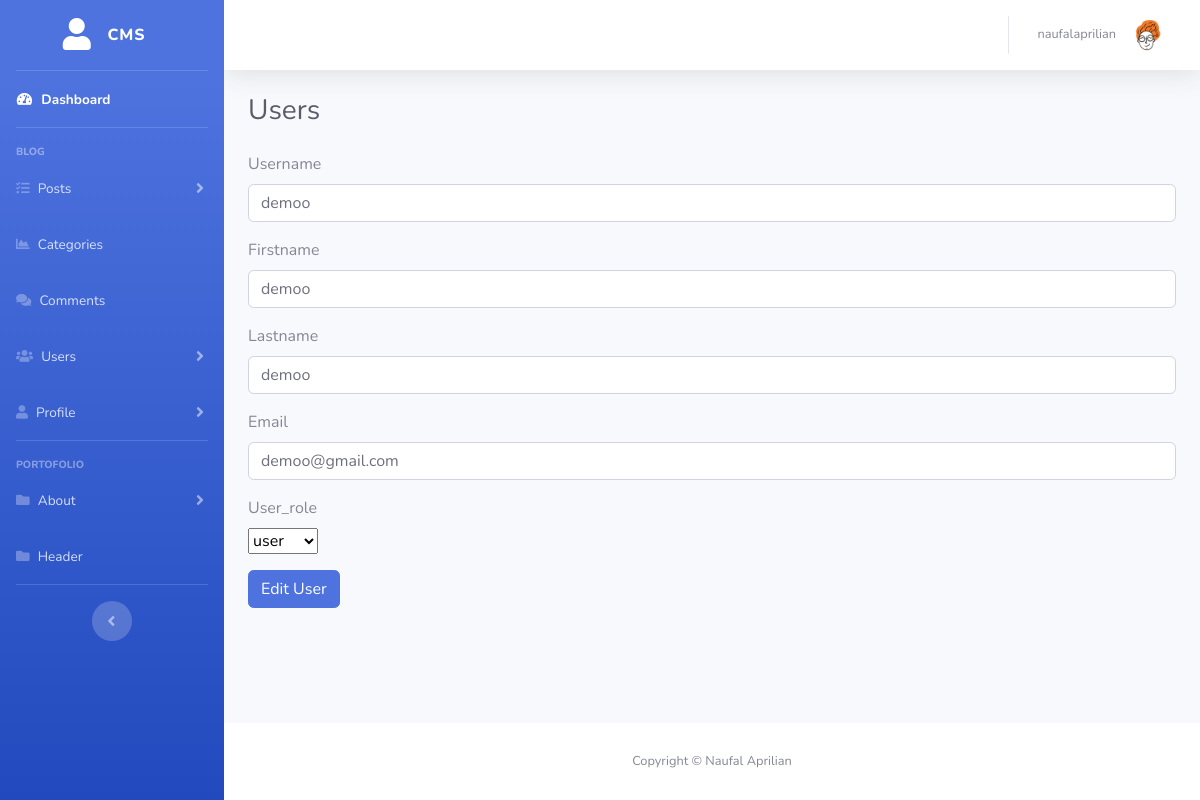
Screenshot of /admin/users.php?source=edit_user&user_id=7 (signed in) with the database file from the repository.
### tables this page shows
CREATE TABLE `users` (
  `user_id` int(3) NOT NULL,
  `user_username` varchar(255) NOT NULL,
  `user_password` varchar(255) NOT NULL,
  `user_firstname` varchar(255) NOT NULL,
  `user_lastname` varchar(255) NOT NULL,
  `user_email` varchar(255) NOT NULL,
  `user_image` varchar(100) NOT NULL DEFAULT 'default.png',
  `user_role` varchar(255) NOT NULL DEFAULT 'user',
  `token` text NOT NULL
);

### admin/includes/edit_user.php (the view, shortened to what this page needs)
<?php
                if(isset($_GET['user_id'])){
                    $user_id = $_GET['user_id'];
                }
                else {
                    header("Location: index.php");
                }
                $query = "SELECT * FROM users WHERE user_id = $user_id";
                $select_user_by_id = mysqli_query($connection,$query);
                while($row = mysqli_fetch_assoc($select_user_by_id)):
                    $user_username = $row['user_username'];
                    $user_firstname = $row['user_firstname'];
                    $user_lastname = $row['user_lastname'];
                    $user_email = $row['user_email'];
                    $user_role = $row['user_role'];
                    $user_role = $row['user_role'];
                endwhile; ?>
<div class="col-12">
<form action="" method="post" enctype="multipart/form-data">
    <div class="form-group">
        <label for="author">Username</label>
        <input type="text" class="form-control" name="user_username" value="<?php echo $user_username?>">
    </div>
    <div class="form-group">
        <label for="post_status">Firstname</label>
        <input type="text" class="form-control" name="user_firstname" value="<?php echo $user_firstname?>">
    </div>
    <div class="form-group">
        <label for="post_tags">Lastname</label>
        <input type="text" class="form-control" name="user_lastname" value="<?php echo $user_lastname?>">
    </div>
    <div class="form-group">
        <label for="post_tags">Email</label>
        <input type="email" class="form-control" name="user_email" value="<?php echo $user_email?>">
    </div>
    <div class="form-group">
        <label for="post_category_id">User_role</label>
        <br>
        <select name="user_role" id="">
                    <option value="<?php echo $user_role ?>"><?php echo $user_role?> </option>
        </select>
    </div>
    <div class="form-group">
        <input class="btn btn-primary" type="submit" name="edit_user" value="Edit User">
    </div>
</form>
</div>

### admin/includes/admin_topbar.php (shortened to what this page needs)
<?php
if (isset($_SESSION['user_id'])) {
    $user_id = $_SESSION['user_id'];
    $query = "SELECT * FROM users WHERE `user_id` = $user_id";
    $select_user = mysqli_query($connection,$query);
    while($row = mysqli_fetch_assoc($select_user)){
        $user_username = $row['user_username'];
        $user_image = $row['user_image'];
    }
}
?>
<nav class="navbar navbar-expand navbar-light bg-white topbar mb-4 static-top shadow">
<ul class="navbar-nav ml-auto">
    <li class="nav-item dropdown no-arrow">
        <a class="nav-link dropdown-toggle" href="#" id="userDropdown" role="button"
            data-toggle="dropdown" aria-haspopup="true" aria-expanded="false">
            <span class="mr-2 d-none d-lg-inline text-gray-600 small"><?php echo $user_username ?></span>
            <img class="img-profile rounded-circle"
                src="../images/profile/<?php echo $user_image ?>">
        </a>
    </li>
</ul>
</nav>

### rows the page displays
users: user_username "naufalaprilian", user_image (placeholder picture)
users: user_username "demoo", user_firstname "demoo", user_lastname "demoo", user_email "demoo@gmail.com", user_role "user"
